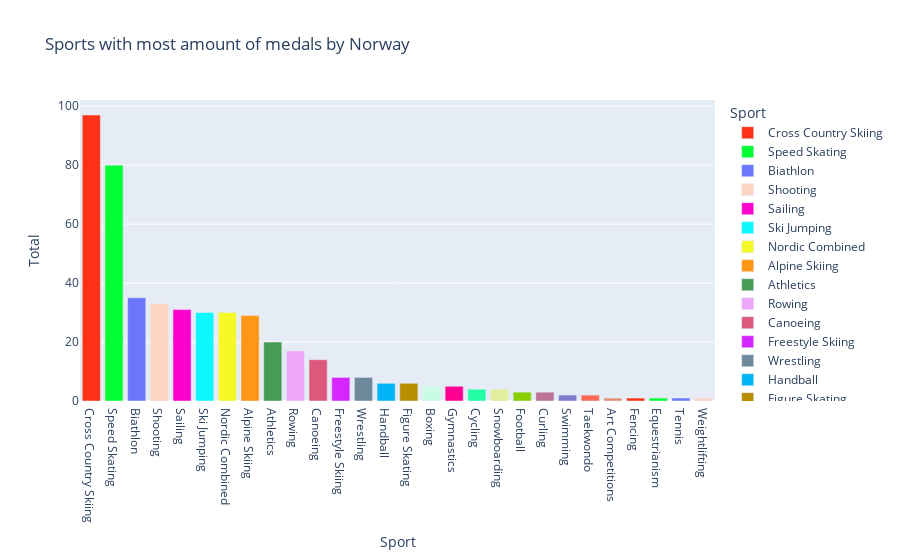

Here is the notebook cell this chart was saved with:
### Code cell
gm.norway_top_sports(df)

### Figure 1 — Plotly figure (JSON) as saved in the notebook; plotly's stock layout.template omitted (floating-point values rounded to 4 significant figures)
{"data": [{"alignmentgroup": "True", "hovertemplate": "Sport=%{x}<br>Total=%{y}<extra></extra>", "legendgroup": "Cross Country Skiing", "marker": {"color": "#FD3216", "pattern": {"shape": ""}}, "name": "Cross Country Skiing", "offsetgroup": "Cross Country Skiing", "orientation": "v", "showlegend": true, "textposition": "auto", "type": "bar", "x": ["Cross Country Skiing"], "xaxis": "x", "y": [97], "yaxis": "y"}, {"alignmentgroup": "True", "hovertemplate": "Sport=%{x}<br>Total=%{y}<extra></extra>", "legendgroup": "Speed Skating", "marker": {"color": "#00FE35", "pattern": {"shape": ""}}, "name": "Speed Skating", "offsetgroup": "Speed Skating", "orientation": "v", "showlegend": true, "textposition": "auto", "type": "bar", "x": ["Speed Skating"], "xaxis": "x", "y": [80], "yaxis": "y"}, {"alignmentgroup": "True", "hovertemplate": "Sport=%{x}<br>Total=%{y}<extra></extra>", "legendgroup": "Biathlon", "marker": {"color": "#6A76FC", "pattern": {"shape": ""}}, "name": "Biathlon", "offsetgroup": "Biathlon", "orientation": "v", "showlegend": true, "textposition": "auto", "type": "bar", "x": ["Biathlon"], "xaxis": "x", "y": [35], "yaxis": "y"}, {"alignmentgroup": "True", "hovertemplate": "Sport=%{x}<br>Total=%{y}<extra></extra>", "legendgroup": "Shooting", "marker": {"color": "#FED4C4", "pattern": {"shape": ""}}, "name": "Shooting", "offsetgroup": "Shooting", "orientation": "v", "showlegend": true, "textposition": "auto", "type": "bar", "x": ["Shooting"], "xaxis": "x", "y": [33], "yaxis": "y"}, {"alignmentgroup": "True", "hovertemplate": "Sport=%{x}<br>Total=%{y}<extra></extra>", "legendgroup": "Sailing", "marker": {"color": "#FE00CE", "pattern": {"shape": ""}}, "name": "Sailing", "offsetgroup": "Sailing", "orientation": "v", "showlegend": true, "textposition": "auto", "type": "bar", "x": ["Sailing"], "xaxis": "x", "y": [31], "yaxis": "y"}, {"alignmentgroup": "True", "hovertemplate": "Sport=%{x}<br>Total=%{y}<extra></extra>", "legendgroup": "Ski Jumping", "marker": {"color": "#0DF9FF", "pattern": {"shape": ""}}, "name": "Ski Jumping", "offsetgroup": "Ski Jumping", "orientation": "v", "showlegend": true, "textposition": "auto", "type": "bar", "x": ["Ski Jumping"], "xaxis": "x", "y": [30], "yaxis": "y"}, {"alignmentgroup": "True", "hovertemplate": "Sport=%{x}<br>Total=%{y}<extra></extra>", "legendgroup": "Nordic Combined", "marker": {"color": "#F6F926", "pattern": {"shape": ""}}, "name": "Nordic Combined", "offsetgroup": "Nordic Combined", "orientation": "v", "showlegend": true, "textposition": "auto", "type": "bar", "x": ["Nordic Combined"], "xaxis": "x", "y": [30], "yaxis": "y"}, {"alignmentgroup": "True", "hovertemplate": "Sport=%{x}<br>Total=%{y}<extra></extra>", "legendgroup": "Alpine Skiing", "marker": {"color": "#FF9616", "pattern": {"shape": ""}}, "name": "Alpine Skiing", "offsetgroup": "Alpine Skiing", "orientation": "v", "showlegend": true, "textposition": "auto", "type": "bar", "x": ["Alpine Skiing"], "xaxis": "x", "y": [29], "yaxis": "y"}, {"alignmentgroup": "True", "hovertemplate": "Sport=%{x}<br>Total=%{y}<extra></extra>", "legendgroup": "Athletics", "marker": {"color": "#479B55", "pattern": {"shape": ""}}, "name": "Athletics", "offsetgroup": "Athletics", "orientation": "v", "showlegend": true, "textposition": "auto", "type": "bar", "x": ["Athletics"], "xaxis": "x", "y": [20], "yaxis": "y"}, {"alignmentgroup": "True", "hovertemplate": "Sport=%{x}<br>Total=%{y}<extra></extra>", "legendgroup": "Rowing", "marker": {"color": "#EEA6FB", "pattern": {"shape": ""}}, "name": "Rowing", "offsetgroup": "Rowing", "orientation": "v", "showlegend": true, "textposition": "auto", "type": "bar", "x": ["Rowing"], "xaxis": "x", "y": [17], "yaxis": "y"}, {"alignmentgroup": "True", "hovertemplate": "Sport=%{x}<br>Total=%{y}<extra></extra>", "legendgroup": "Canoeing", "marker": {"color": "#DC587D", "pattern": {"shape": ""}}, "name": "Canoeing", "offsetgroup": "Canoeing", "orientation": "v", "showlegend": true, "textposition": "auto", "type": "bar", "x": ["Canoeing"], "xaxis": "x", "y": [14], "yaxis": "y"}, {"alignmentgroup": "True", "hovertemplate": "Sport=%{x}<br>Total=%{y}<extra></extra>", "legendgroup": "Freestyle Skiing", "marker": {"color": "#D626FF", "pattern": {"shape": ""}}, "name": "Freestyle Skiing", "offsetgroup": "Freestyle Skiing", "orientation": "v", "showlegend": true, "textposition": "auto", "type": "bar", "x": ["Freestyle Skiing"], "xaxis": "x", "y": [8], "yaxis": "y"}, {"alignmentgroup": "True", "hovertemplate": "Sport=%{x}<br>Total=%{y}<extra></extra>", "legendgroup": "Wrestling", "marker": {"color": "#6E899C", "pattern": {"shape": ""}}, "name": "Wrestling", "offsetgroup": "Wrestling", "orientation": "v", "showlegend": true, "textposition": "auto", "type": "bar", "x": ["Wrestling"], "xaxis": "x", "y": [8], "yaxis": "y"}, {"alignmentgroup": "True", "hovertemplate": "Sport=%{x}<br>Total=%{y}<extra></extra>", "legendgroup": "Handball", "marker": {"color": "#00B5F7", "pattern": {"shape": ""}}, "name": "Handball", "offsetgroup": "Handball", "orientation": "v", "showlegend": true, "textposition": "auto", "type": "bar", "x": ["Handball"], "xaxis": "x", "y": [6], "yaxis": "y"}, {"alignmentgroup": "True", "hovertemplate": "Sport=%{x}<br>Total=%{y}<extra></extra>", "legendgroup": "Figure Skating", "marker": {"color": "#B68E00", "pattern": {"shape": ""}}, "name": "Figure Skating", "offsetgroup": "Figure Skating", "orientation": "v", "showlegend": true, "textposition": "auto", "type": "bar", "x": ["Figure Skating"], "xaxis": "x", "y": [6], "yaxis": "y"}, {"alignmentgroup": "True", "hovertemplate": "Sport=%{x}<br>Total=%{y}<extra></extra>", "legendgroup": "Boxing", "marker": {"color": "#C9FBE5", "pattern": {"shape": ""}}, "name": "Boxing", "offsetgroup": "Boxing", "orientation": "v", "showlegend": true, "textposition": "auto", "type": "bar", "x": ["Boxing"], "xaxis": "x", "y": [5], "yaxis": "y"}, {"alignmentgroup": "True", "hovertemplate": "Sport=%{x}<br>Total=%{y}<extra></extra>", "legendgroup": "Gymnastics", "marker": {"color": "#FF0092", "pattern": {"shape": ""}}, "name": "Gymnastics", "offsetgroup": "Gymnastics", "orientation": "v", "showlegend": true, "textposition": "auto", "type": "bar", "x": ["Gymnastics"], "xaxis": "x", "y": [5], "yaxis": "y"}, {"alignmentgroup": "True", "hovertemplate": "Sport=%{x}<br>Total=%{y}<extra></extra>", "legendgroup": "Cycling", "marker": {"color": "#22FFA7", "pattern": {"shape": ""}}, "name": "Cycling", "offsetgroup": "Cycling", "orientation": "v", "showlegend": true, "textposition": "auto", "type": "bar", "x": ["Cycling"], "xaxis": "x", "y": [4], "yaxis": "y"}, {"alignmentgroup": "True", "hovertemplate": "Sport=%{x}<br>Total=%{y}<extra></extra>", "legendgroup": "Snowboarding", "marker": {"color": "#E3EE9E", "pattern": {"shape": ""}}, "name": "Snowboarding", "offsetgroup": "Snowboarding", "orientation": "v", "showlegend": true, "textposition": "auto", "type": "bar", "x": ["Snowboarding"], "xaxis": "x", "y": [4], "yaxis": "y"}, {"alignmentgroup": "True", "hovertemplate": "Sport=%{x}<br>Total=%{y}<extra></extra>", "legendgroup": "Football", "marker": {"color": "#86CE00", "pattern": {"shape": ""}}, "name": "Football", "offsetgroup": "Football", "orientation": "v", "showlegend": true, "textposition": "auto", "type": "bar", "x": ["Football"], "xaxis": "x", "y": [3], "yaxis": "y"}, {"alignmentgroup": "True", "hovertemplate": "Sport=%{x}<br>Total=%{y}<extra></extra>", "legendgroup": "Curling", "marker": {"color": "#BC7196", "pattern": {"shape": ""}}, "name": "Curling", "offsetgroup": "Curling", "orientation": "v", "showlegend": true, "textposition": "auto", "type": "bar", "x": ["Curling"], "xaxis": "x", "y": [3], "yaxis": "y"}, {"alignmentgroup": "True", "hovertemplate": "Sport=%{x}<br>Total=%{y}<extra></extra>", "legendgroup": "Swimming", "marker": {"color": "#7E7DCD", "pattern": {"shape": ""}}, "name": "Swimming", "offsetgroup": "Swimming", "orientation": "v", "showlegend": true, "textposition": "auto", "type": "bar", "x": ["Swimming"], "xaxis": "x", "y": [2], "yaxis": "y"}, {"alignmentgroup": "True", "hovertemplate": "Sport=%{x}<br>Total=%{y}<extra></extra>", "legendgroup": "Taekwondo", "marker": {"color": "#FC6955", "pattern": {"shape": ""}}, "name": "Taekwondo", "offsetgroup": "Taekwondo", "orientation": "v", "showlegend": true, "textposition": "auto", "type": "bar", "x": ["Taekwondo"], "xaxis": "x", "y": [2], "yaxis": "y"}, {"alignmentgroup": "True", "hovertemplate": "Sport=%{x}<br>Total=%{y}<extra></extra>", "legendgroup": "Art Competitions", "marker": {"color": "#E48F72", "pattern": {"shape": ""}}, "name": "Art Competitions", "offsetgroup": "Art Competitions", "orientation": "v", "showlegend": true, "textposition": "auto", "type": "bar", "x": ["Art Competitions"], "xaxis": "x", "y": [1], "yaxis": "y"}, {"alignmentgroup": "True", "hovertemplate": "Sport=%{x}<br>Total=%{y}<extra></extra>", "legendgroup": "Fencing", "marker": {"color": "#FD3216", "pattern": {"shape": ""}}, "name": "Fencing", "offsetgroup": "Fencing", "orientation": "v", "showlegend": true, "textposition": "auto", "type": "bar", "x": ["Fencing"], "xaxis": "x", "y": [1], "yaxis": "y"}, {"alignmentgroup": "True", "hovertemplate": "Sport=%{x}<br>Total=%{y}<extra></extra>", "legendgroup": "Equestrianism", "marker": {"color": "#00FE35", "pattern": {"shape": ""}}, "name": "Equestrianism", "offsetgroup": "Equestrianism", "orientation": "v", "showlegend": true, "textposition": "auto", "type": "bar", "x": ["Equestrianism"], "xaxis": "x", "y": [1], "yaxis": "y"}, {"alignmentgroup": "True", "hovertemplate": "Sport=%{x}<br>Total=%{y}<extra></extra>", "legendgroup": "Tennis", "marker": {"color": "#6A76FC", "pattern": {"shape": ""}}, "name": "Tennis", "offsetgroup": "Tennis", "orientation": "v", "showlegend": true, "textposition": "auto", "type": "bar", "x": ["Tennis"], "xaxis": "x", "y": [1], "yaxis": "y"}, {"alignmentgroup": "True", "hovertemplate": "Sport=%{x}<br>Total=%{y}<extra></extra>", "legendgroup": "Weightlifting", "marker": {"color": "#FED4C4", "pattern": {"shape": ""}}, "name": "Weightlifting", "offsetgroup": "Weightlifting", "orientation": "v", "showlegend": true, "textposition": "auto", "type": "bar", "x": ["Weightlifting"], "xaxis": "x", "y": [1], "yaxis": "y"}], "layout": {"barmode": "relative", "legend": {"title": {"text": "Sport"}, "tracegroupgap": 0}, "title": {"text": "Sports with most amount of medals by Norway"}, "xaxis": {"anchor": "y", "categoryarray": ["Cross Country Skiing", "Speed Skating", "Biathlon", "Shooting", "Sailing", "Ski Jumping", "Nordic Combined", "Alpine Skiing", "Athletics", "Rowing", "Canoeing", "Freestyle Skiing", "Wrestling", "Handball", "Figure Skating", "Boxing", "Gymnastics", "Cycling", "Snowboarding", "Football", "Curling", "Swimming", "Taekwondo", "Art Competitions", "Fencing", "Equestrianism", "Tennis", "Weightlifting"], "categoryorder": "array", "domain": [0, 1], "title": {"text": "Sport"}}, "yaxis": {"anchor": "x", "domain": [0, 1], "title": {"text": "Total"}}}}
